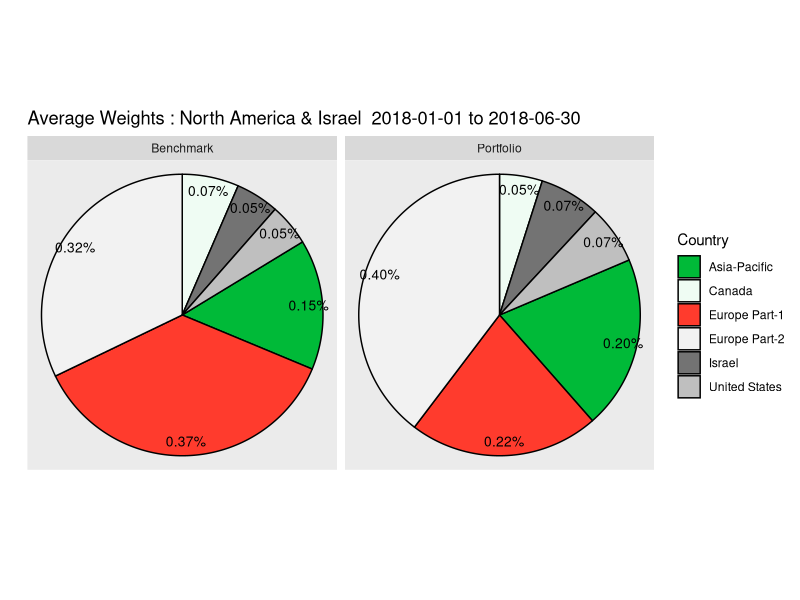
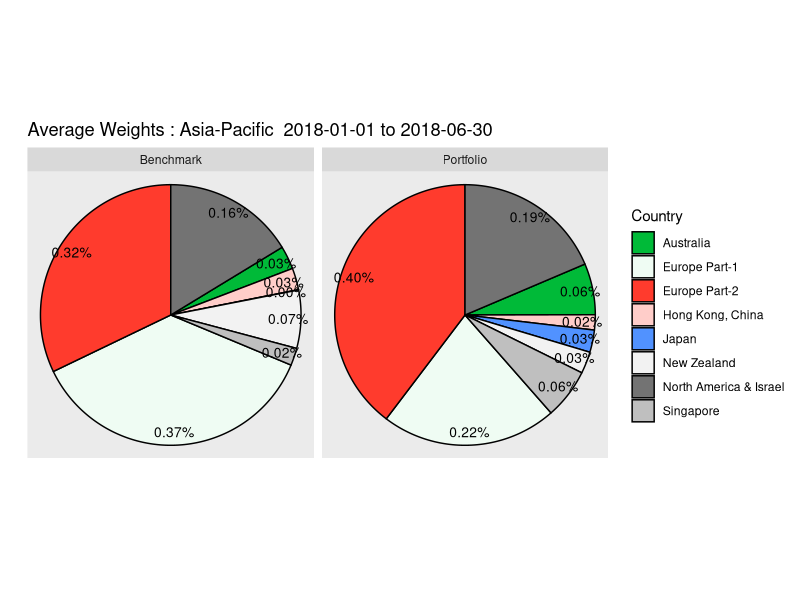
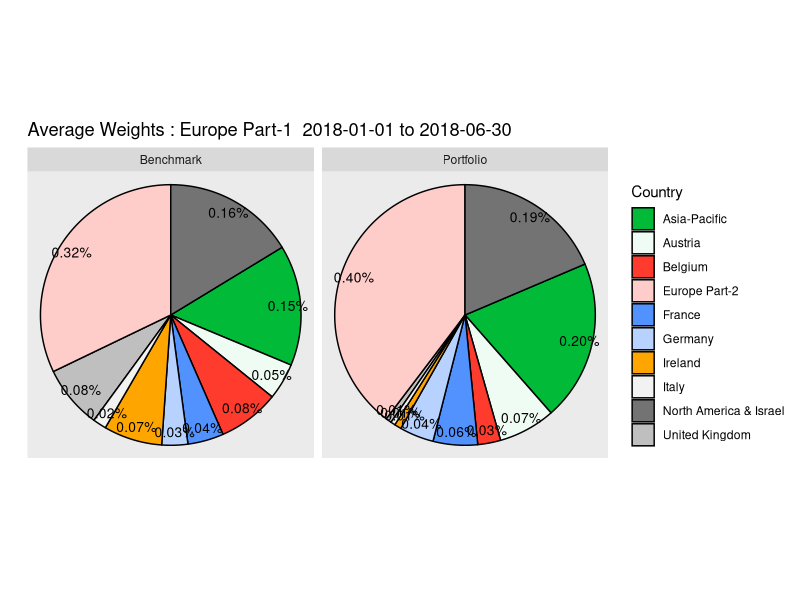
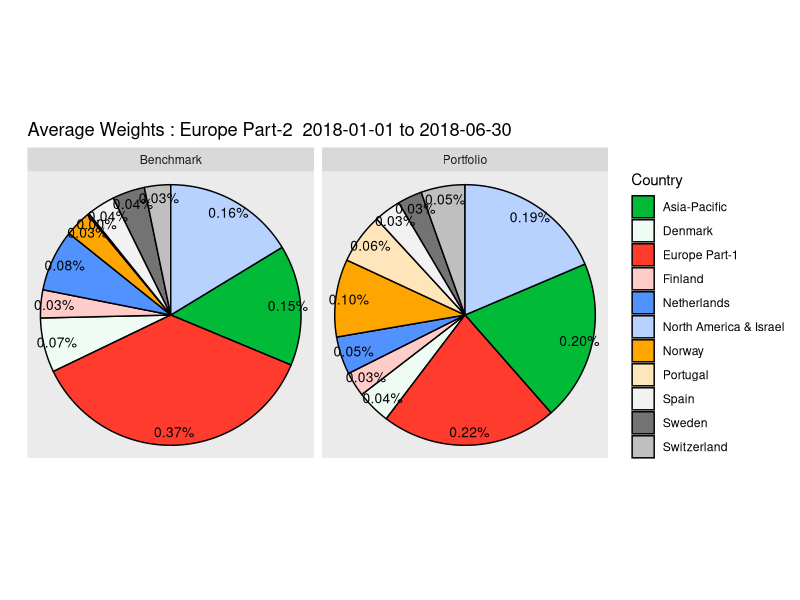

Write R code to recreate these figures, in order.
rm(list=ls())
library(dplyr); library(reshape2)
library(ggplot2); library(ggforce); library(cowplot)
 

cntry = data.frame(Country = c("AT", "AU", "BE", "CA", "CH", "DE", "DK", "ES", 
                    "FI", "FR", "GB", "HK", "IE", "IL", "IT", "JP", 
                    "NL", "NO", "NZ", "PT", "SE", "SG", "US"),
                  CountryName = c("Austria", "Australia", "Belgium", "Canada", "Switzerland", 
                    "Germany", "Denmark", "Spain", "Finland", "France", "United Kingdom", 
                    "Hong Kong, China", "Ireland", "Israel", "Italy", "Japan", 
                    "Netherlands", "Norway", "New Zealand", "Portugal", 
                    "Sweden", "Singapore", "United States"),
                  Region = c("Europe Part-1","Asia-Pacific","Europe Part-1","North America & Israel",
                             "Europe Part-2","Europe Part-1","Europe Part-2","Europe Part-2","Europe Part-2",
                             "Europe Part-1","Europe Part-1","Asia-Pacific","Europe Part-1","North America & Israel",
                             "Europe Part-1","Asia-Pacific","Europe Part-2","Europe Part-2",
                             "Asia-Pacific","Europe Part-2","Europe Part-2","Asia-Pacific","North America & Israel"))
plotdf = data.frame(Country = c("AT", "AU", "BE", "CA", "CH", "DE", "DK", "ES", 
                             "FI", "FR", "GB", "HK", "IE", "IL", "IT", "JP", 
                             "NL", "NO", "NZ", "PT", "SE", "SG", "US"), 
                    Benchmark=runif(23), Portfolio=runif(23))
plotdf[,2:3] = sapply(plotdf[,2:3], function(x) x/sum(x))
regions = c("North America & Israel", "Asia-Pacific","Europe Part-1","Europe Part-2")
cols = c("#00BA38","#effcf3","#ff3b2d","#ffcdc9",
         "#5192ff","#b7d2ff","#FFA500","#ffe6ba")
startDate = "2018-01-01"; endDate = "2018-06-30"

plotPie = function(plotdf, cntry, regions, cols, startDate, endDate) 
{
  plotdf2 = melt(merge(plotdf, cntry,  by="Country", 
                      all.x=T, all.y=F), 
                 id.vars=c("Country","CountryName","Region"))
  colnames(plotdf2)[1:2] = c("CountryCode","Country")
  
  if ((length(setdiff(unique(plotdf2$Region), regions))!=0) | 
      (length(setdiff(regions, unique(plotdf2$Region)))!=0)) {
    warning(""); stop();
  }
  
  plist = list()
  for (i in 1:length(regions)) {
    di2 = plotdf2[which(plotdf2$Region!=regions[i]),] %>% 
      dplyr::group_by(Region,variable) %>% 
      summarise(value=sum(value)) %>% mutate(Country=Region,CountryCode=Region)
    di = rbind(plotdf2[which(plotdf2$Region==regions[i]),], data.frame(di2))
    di = di %>% dplyr::mutate(Region=factor(Region, levels=regions)) %>% 
      dplyr::group_by(variable) %>% 
      dplyr::arrange(variable, Region, Country) %>% 
      dplyr::mutate(end_angle =2*pi*cumsum(value),
                    start_angle = lag(end_angle, default = 0),
                    mid_angle = (end_angle+start_angle)/2,
                    lab = paste0(sprintf("%1.2f%%",value))) %>% 
      arrange(Region, Country)
    ColSet = c(cols[1:(length(unique(di$Country))-3)], 
               "#f2f2f2","#737373","#bfbfbf")
    
    plist[[i]] = ggplot(di) + 
      geom_arc_bar(aes(x0 = 0, y0 = 0, r0 = 0, r = 1,
                       start = start_angle, end = end_angle, fill = Country)) +
      geom_text(aes(x = .9*sin(mid_angle), y = .9*cos(mid_angle), 
                    label = lab),
                hjust = .5, vjust = .5, size=3.5) +
      scale_fill_manual(values = ColSet) + 
      coord_fixed() +
      scale_x_continuous(limits = c(-1, 1), name = "", breaks = NULL, labels = NULL) +
      scale_y_continuous(limits = c(-1, 1), name = "", breaks = NULL, labels = NULL) +
      facet_grid(~variable) +
      ggtitle(paste0("Average Weights : ", regions[i],"  ",
                     startDate," to ",endDate)) +
      theme(plot.title = element_text(hjust = 0))
      
    print(plist[[i]])
  }
  
  graphics.off()

  plot_grid(plist[[1]],plist[[2]], plist[[3]], plist[[4]], ncol=2,align="v")

}

p = plotPie(plotdf, cntry, regions, cols, startDate, endDate) 
ggsave(plot=p, filename="piechart.png",width=15, height=8)


